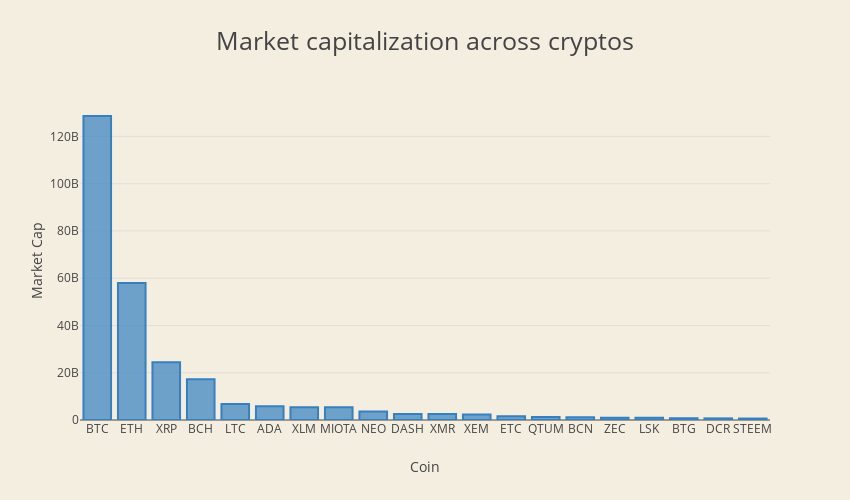

Write notebook code for a chart like this one.
### Markdown cell above
# Overall Market Capitalization of Cryptocurrencies

### Code cell
import seaborn as sns
import matplotlib.pyplot as plt
%matplotlib inline

import plotly.offline as py
py.init_notebook_mode(connected=True)
import plotly.graph_objs as go
import plotly.tools as tls

trace1 = go.Bar(
    x = Top_20_coins["Symbol"].tolist(),
    y = Top_20_coins["Market Cap"].tolist(),
    name='Country Overall',
    marker=dict(
        color='rgba(55, 128, 191, 0.7)',
        line=dict(
            color='rgba(55, 128, 191, 1.0)',
            width=2,
        )
    )
)

layout = go.Layout(
    barmode='stack',
    title = 'Market capitalization across cryptos',
    titlefont=dict(size=25),
    width=850,
    height=500,
    paper_bgcolor='rgb(244, 238, 225)',
    plot_bgcolor='rgb(244, 238, 225)',
    yaxis = dict(
        title= 'Market Cap',
        anchor = 'x',
        rangemode='tozero'
    ),
    xaxis = dict(title= 'Coin'),
    yaxis2=dict(
        title='Country Value [M€]',
        titlefont=dict(
            color='rgb(148, 103, 189)'
        ),
        tickfont=dict(
            color='rgb(148, 103, 189)'
        ),
        overlaying='y',
        side='right',
        anchor = 'x',
        rangemode = 'tozero',
        dtick = 200
    ),
    #legend=dict(x=-.1, y=1.2)
    legend=dict(x=0.05, y=0.05)
)
data = [trace1]
fig = go.Figure(data=data, layout=layout)
py.iplot(fig)

### Figure 1 — Plotly figure (JSON) as saved in the notebook; plotly's stock layout.template omitted (floating-point values rounded to 4 significant figures)
{"data": [{"marker": {"color": "rgba(55, 128, 191, 0.7)", "line": {"color": "rgba(55, 128, 191, 1.0)", "width": 2}}, "name": "Country Overall", "type": "bar", "x": ["BTC", "ETH", "XRP", "BCH", "LTC", "ADA", "XLM", "MIOTA", "NEO", "DASH", "XMR", "XEM", "ETC", "QTUM", "BCN", "ZEC", "LSK", "BTG", "DCR", "STEEM"], "y": [128645000000, 57932900000, 24465600000, 17217400000, 6805430000, 5773980000, 5405840000, 5368130000, 3615890000, 2555530000, 2535650000, 2288470000, 1580780000, 1281870000, 1184830000, 974410000, 917820000, 747222000, 688867000, 617966000]}], "layout": {"barmode": "stack", "height": 500, "legend": {"x": 0.05, "y": 0.05}, "paper_bgcolor": "rgb(244, 238, 225)", "plot_bgcolor": "rgb(244, 238, 225)", "title": "Market capitalization across cryptos", "titlefont": {"size": 25}, "width": 850, "xaxis": {"title": "Coin"}, "yaxis": {"anchor": "x", "rangemode": "tozero", "title": "Market Cap"}, "yaxis2": {"anchor": "x", "dtick": 200, "overlaying": "y", "rangemode": "tozero", "side": "right", "tickfont": {"color": "rgb(148, 103, 189)"}, "title": "Country Value [M€]", "titlefont": {"color": "rgb(148, 103, 189)"}}}}
